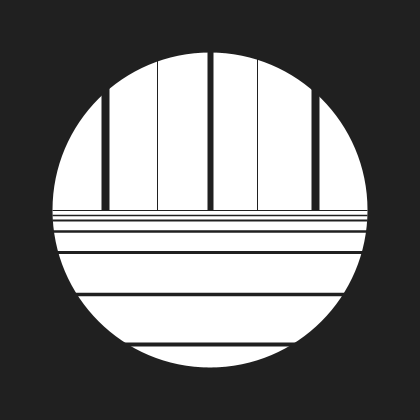
Frame 1 (no input)
Frame 60 (the mouse pressed at the canvas centre just before this capture): identical to frame 1, image omitted
Frame 120 (the mouse held since frame 60 and released just before this capture): identical to frame 1, image omitted

The Processing sketch that drew this single still picture (run headless with seeded random() and noise(); from frame 60 on, the mouse is pressed at the canvas centre):

// Processing sketch: sketch_03_06_line
// ── sketch_03_06_line.pde
void setup() {
  size(420, 420);
  background(32);
}

void draw() {
  background(32);
  noStroke();
  fill(255);
  ellipse(width * 0.5, height * 0.5, width * 0.75, height * 0.75);
  strokeWeight(1);
  stroke(32);
  strokeCap(SQUARE);
  
  // Horizontal strokes
  line(width * 0.5 - width * 0.375, height * 0.5, width * 0.5 + width * 0.375, height * 0.5);
  strokeWeight(1.5);
  line(width * 0.5 - width * 0.375, height * 0.5125, width * 0.5 + width * 0.375, height * 0.5125);
  strokeWeight(2);
  line(width * 0.5 - width * 0.375, height * 0.525, width * 0.5 + width * 0.375, height * 0.525);
  strokeWeight(2.5);
  line(width * 0.5 - width * 0.375, height * 0.55, width * 0.5 + width * 0.375, height * 0.55);
  strokeWeight(3);
  line(width * 0.5 - width * 0.375, height * 0.6, width * 0.5 + width * 0.375, height * 0.6);
  strokeWeight(3.5);
  line(width * 0.5 - width * 0.375, height * 0.7, width * 0.5 + width * 0.375, height * 0.7);
  strokeWeight(4);
  line(width * 0.5 - width * 0.375, height * 0.82, width * 0.5 + width * 0.375, height * 0.82);
  
  strokeWeight(6);
  line(width * 0.5, height * 0.5, width * 0.5, 0);
  strokeWeight(8);
  line(width * 0.25, height * 0.5, width * 0.25, 0);
  line(width * 0.75, height * 0.5, width * 0.75, 0);
  strokeWeight(1);
  line(width * 0.375, height * 0.5, width * 0.375, 0);
  //line(width * 0.25, height * 0.5, width * 0.25, 0);
  line(width * 0.6125, height * 0.5, width * 0.6125, 0);
}
